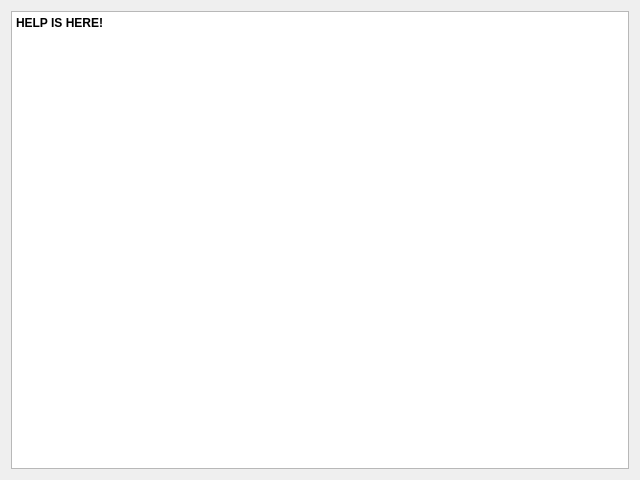
<?xml version="1.0" encoding="UTF-8"?>
<ui version="4.0">
 <class>Help</class>
 <widget class="QWidget" name="Help">
  <property name="geometry">
   <rect>
    <x>0</x>
    <y>0</y>
    <width>640</width>
    <height>480</height>
   </rect>
  </property>
  <property name="windowTitle">
   <string>Form</string>
  </property>
  <layout class="QVBoxLayout" name="verticalLayout">
   <item>
    <widget class="QTextBrowser" name="helpText">
     <property name="html">
      <string>&lt;!DOCTYPE HTML PUBLIC &quot;-//W3C//DTD HTML 4.0//EN&quot; &quot;http://www.w3.org/TR/REC-html40/strict.dtd&quot;&gt;
&lt;html&gt;&lt;head&gt;&lt;meta name=&quot;qrichtext&quot; content=&quot;1&quot; /&gt;&lt;meta charset=&quot;utf-8&quot; /&gt;&lt;style type=&quot;text/css&quot;&gt;
p, li { white-space: pre-wrap; }
&lt;/style&gt;&lt;/head&gt;&lt;body style=&quot; font-family:'Segoe UI'; font-size:9pt; font-weight:400; font-style:normal;&quot;&gt;
&lt;p style=&quot; margin-top:0px; margin-bottom:0px; margin-left:0px; margin-right:0px; -qt-block-indent:0; text-indent:0px;&quot;&gt;&lt;span style=&quot; font-weight:700;&quot;&gt;HELP IS HERE!&lt;/span&gt;&lt;/p&gt;
&lt;p style=&quot;-qt-paragraph-type:empty; margin-top:0px; margin-bottom:0px; margin-left:0px; margin-right:0px; -qt-block-indent:0; text-indent:0px; font-weight:700;&quot;&gt;&lt;br /&gt;&lt;/p&gt;&lt;/body&gt;&lt;/html&gt;</string>
     </property>
    </widget>
   </item>
  </layout>
 </widget>
 <resources/>
 <connections/>
</ui>
